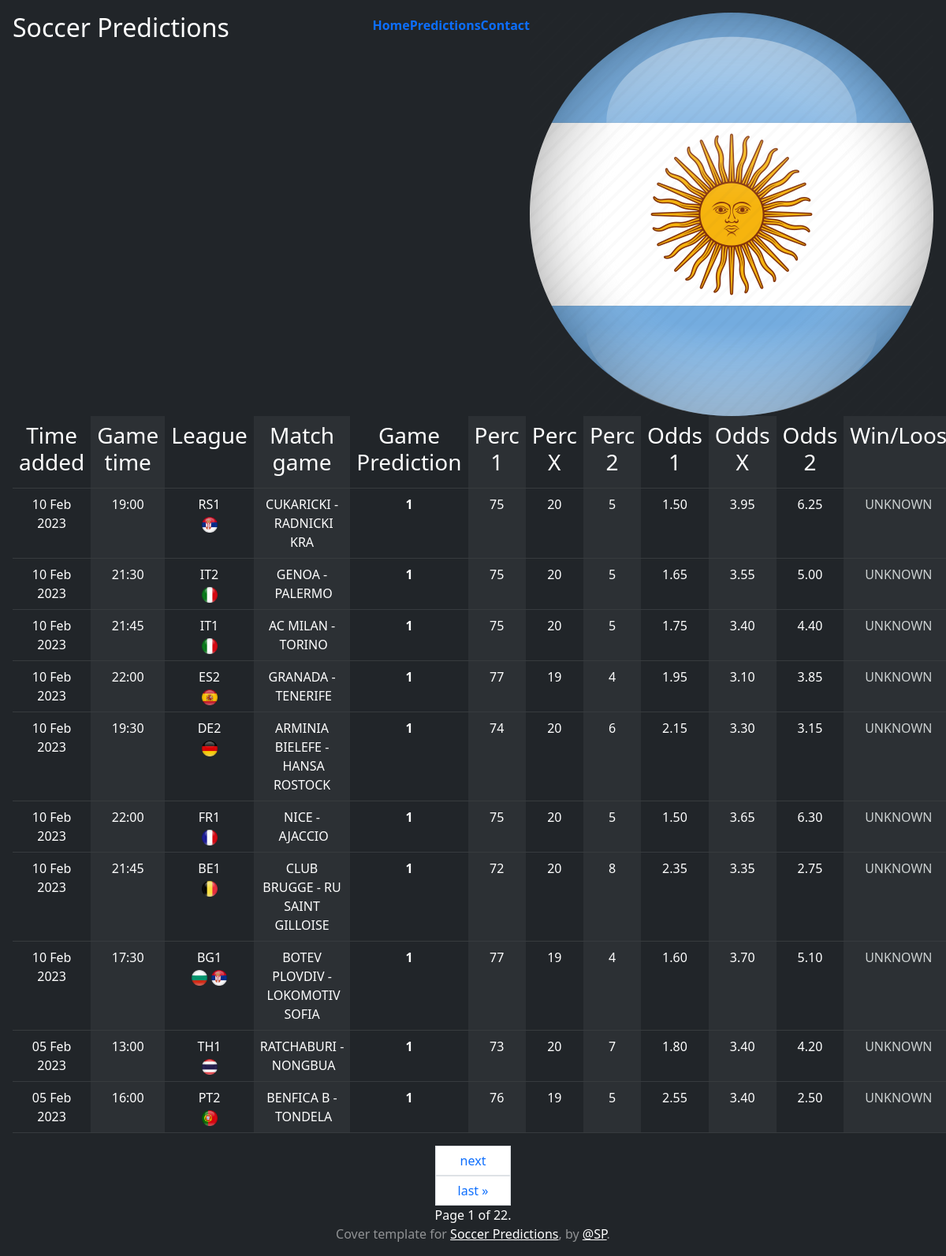
The page /predictions/ on the database its author committed.
### soccer_prediction/predictions/models.py (models this page shows)
class MatchGamePrediction(models.Model):
    league = models.CharField(max_length=10)
    time = models.CharField(max_length=10)
    match_game = models.CharField(max_length=30)
    prediction_for_1 = models.PositiveIntegerField()
    prediction_for_x = models.PositiveIntegerField()
    prediction_for_2 = models.PositiveIntegerField()
    general_prediction = models.CharField(max_length=10)
    odds_1 = models.CharField(max_length=10)
    odds_X = models.CharField(max_length=10)
    odds_2 = models.CharField(max_length=10)
    general_prediction_and_outcome = models.CharField(max_length=10, default="UNKNOWN")
    time_added = models.DateTimeField(auto_now_add=True)
    class Meta:
        ordering = ["-time_added", "time", ]

### soccer_prediction/predictions/views.py (the view)
# urls.py: path('predictions/', PredictionsListView.as_view(), name='predictions'),
class PredictionsListView(ListView):
    paginate_by = 10
    model = MatchGamePrediction
    template_name = 'predictions.html'
    def get_paginated_matches(self):
        page = self.request.GET.get('page', 1)
        now = timezone.now()
        match_game_prediction = MatchGamePrediction.objects.all()
        paginator = Paginator(match_game_prediction, self.paginate_by)
        return paginator.get_page(page)
    def get_context_data(self, **kwargs):
        context = super().get_context_data(**kwargs)
        context['match_game_prediction'] = self.get_paginated_matches()
        return context

### templates/predictions.html (shortened to what this page needs)
{% extends 'base.html' %}
{% load static %}
{% block page_content %}
    {% load tz %}
    <body>
    <table class="table table-dark table-striped-columns">
        <tr>
            <td><h3>Time added</h3></td>
            <td><h3>Game time</h3></td>
            <td><h3>League</h3></td>
            <td><h3>Match game</h3></td>
            <td><h3>Game Prediction</h3></td>
            <td><h3>Perc 1</h3></td>
            <td><h3>Perc X</h3></td>
            <td><h3>Perc 2</h3></td>
            <td><h3>Odds 1</h3></td>
            <td><h3>Odds X</h3></td>
            <td><h3>Odds 2</h3></td>
            <td><h3>Win/Loos</h3></td>
        </tr>
        {% for game in match_game_prediction %}
            <tr>
            <td>{{ game.time_added|date:"d M Y" }}</td>
            <td>{{ game.time }}</td>
            <td>{{ game.league }}<br>
                {% if game.league == "ENL" or game.league == "ENP" or game.league == "ENF" or game.league == "ENB" or game.league == "ENC" or game.league == "EN1" or game.league == "EN2" %}
                    <img class="flag" src={% static 'img/eng_flag.png' %} style="width: 20px" alt="flag">
                {% elif game.league == "ES1" or game.league == "ES2" or game.league == "ESC" or game.league == "ESS" %}
                    <img src={% static 'img/spain_flag.png' %} width="20" height="20" alt="flag">
                {% elif game.league == "PT1" or game.league == "PT2" or game.league == "PTC" %}
                    <img src={% static 'img/portugal_flag.png' %} width="20" height="20" alt="flag">
                {% elif game.league == "IT1" or game.league == "IT2" or game.league == "ITC" %}
                    <img src={% static 'img/italy_flag.png' %} width="20" height="20" alt="flag">
                {% elif game.league == "NL1" or game.league == "NL2" or game.league == "NLC" %}
                    <img src={% static 'img/netherland_flag.png' %} width="20" height="20" alt="flag">
                {% elif game.league == "BE1" or game.league == "BE2" or game.league == "BEC" %}
                    <img src={% static 'img/belgium_flag.png' %} width="20" height="20" alt="flag">
                {% elif game.league == "FR1" or game.league == "FR2" or game.league == "FRC" %}
                    <img src={% static 'img/france_flag.png' %} width="20" height="20" alt="flag">
                {% elif game.league == "IL1" or game.league == "IL2" or game.league == "ILC" %}
                    <img src={% static 'img/israel_flag.png' %} width="20" height="20" alt="flag">
                {% elif game.league == "GR1" or game.league == "GR2" or game.league == "GRC" %}
                    <img src={% static 'img/greece_flag.png' %} width="20" height="20" alt="flag">
                {% elif game.league == "MX1" or game.league == "MX2" or game.league == "MXC" %}
                    <img src={% static 'img/mexico_flag.png' %} width="20" height="20" alt="flag">
                {% elif game.league == "TR1" or game.league == "TR2" or game.league == "TRC" %}
                    <img src={% static 'img/turkey_flag.png' %} width="20" height="20" alt="flag">
                {% elif game.league == "SCL" or game.league == "SCP" or game.league == "SCF" or game.league == "SCB" or game.league == "SCC" or game.league == "SC1" or game.league == "SC2" %}
                    <img src={% static 'img/scotland_flag.png' %} width="20" height="20" alt="flag">
                {% elif game.league == "CYC" or game.league == "CY1" or game.league == "CY2" %}
                    <img src={% static 'img/cyprus_flag.png' %} width="20" height="20" alt="flag">
                {% elif game.league == "ZAC" or game.league == "ZA1" or game.league == "ZA2" %}
                    <img src={% static 'img/rsa_flag.png' %} width="20" height="20" alt="flag">
                {% elif game.league == "CHC" or game.league == "CH1" or game.league == "CH2" %}
                    <img src={% static 'img/switzerland_flag.png' %} width="20" height="20" alt="flag">
                {% elif game.league == "DEC" or game.league == "DE1" or game.league == "DE2" %}
                    <img src={% static 'img/germany_flag.png' %} width="20" height="20" alt="flag">
                {% elif game.league == "ROC" or game.league == "RO1" or game.league == "RO2" %}
                    <img src={% static 'img/romania_flag.png' %} width="20" height="20" alt="flag">
                {% elif game.league == "CLC" or game.league == "CL1" or game.league == "CL2" %}
                    <img src={% static 'img/chili_flag.png' %} width="20" height="20" alt="flag">
                {% elif game.league == "THC" or game.league == "TH1" or game.league == "TH2" %}
                    <img src={% static 'img/thailand_flag.png' %} width="20" height="20" alt="flag">
                {% elif game.league == "HUC" or game.league == "HU1" or game.league == "HU2" %}
                    <img src={% static 'img/hungary_flag.png' %} width="20" height="20" alt="flag">
                {% elif game.league == "ARC" or game.league == "AR1" or game.league == "AR2" %}
                    <img src={% static 'img/argentina_flag.png' %} width="20" height="20" alt="flag">
                {% elif game.league == "COC" or game.league == "CO1" or game.league == "CO2" %}
                    <img src={% static 'img/columbia_flag.png' %} width="20" height="20" alt="flag">
                {% elif game.league == "HRC" or game.league == "HR1" or game.league == "HR2" %}
                    <img src={% static 'img/croatia2_flag.png' %} width="20" height="20" alt="flag">
                {% elif game.league == "PLC" or game.league == "PL1" or game.league == "PL2" %}
                    <img src={% static 'img/poland_flag.png' %} width="20" height="20" alt="flag">
                {% elif game.league == "CZC" or game.league == "CZ1" or game.league == "CZ2" %}
                    <img src={% static 'img/czech_flag.png' %} width="20" height="20" alt="flag">
                {% elif game.league == "ATC" or game.league == "АТ1" or game.league == "АТ2" %}
                    <img src={% static 'img/austria_flag.png' %} width="20" height="20" alt="flag">
                {% elif game.league == "UYC" or game.league == "UY1" or game.league == "UY2" %}
                    <img src={% static 'img/uruguay_flag.png' %} width="20" height="20" alt="flag">
                {% elif game.league == "RSC" or game.league == "RS1" or game.league == "RS2" %}
                    <img src={% static 'img/serbia_flag.png' %} width="20" height="20" alt="flag">
                {% elif game.league == "BGC" or game.league == "BG1" or game.league == "BG2" %}
                    <img src={% static 'img/bulgaria_flag.png' %} width="20" height="20" alt="flag">
                    <img src={% static 'img/serbia_flag.png' %} width="20" height="20" alt="flag">
                {% elif game.league == "SWC" or game.league == "SW1" or game.league == "SW2" %}
                    <img src={% static 'img/sweden_flag.png' %} width="20" height="20" alt="flag">
                {% else %}
                    <img src={% static 'img/football_flag.png' %} width="20" height="20" alt="flag">
                {% endif %}
            </td>
            <td>{{ game.match_game }}</td>
            <td><b>{{ game.general_prediction }}</b></td>
            <td>{{ game.prediction_for_1 }}</td>
            <td>{{ game.prediction_for_x }}</td>
            <td>{{ game.prediction_for_2 }}</td>
            <td>{{ game.odds_1|floatformat:2 }}</td>
            <td>{{ game.odds_X|floatformat:2 }}</td>
            <td>{{ game.odds_2|floatformat:2 }}</td>
            <td>
                {% if game.general_prediction_and_outcome == "WIN" %}
                    <p style="color:#28B463">WIN</p>
                {% elif game.general_prediction_and_outcome == "LOOSE" %}
                    <p style="color:#FF0000">LOOSE</p>
                {% elif game.general_prediction_and_outcome == "UNKNOWN" %}
                    <p style="color:#CCD1D1">UNKNOWN</p>
                {% endif %}
            </td>
        {% endfor %}
        </tr>
    </table>
    <nav aria-label="Page navigation example">
        <div class="pagination justify-content-center">
    <span>
        {% if page_obj.has_next %}
            <a class="page-link" href="?page={{ match_game_prediction.next_page_number }}">next</a>
            <a class="page-link" href="?page={{ match_game_prediction.paginator.num_pages }}">last &raquo;</a>
        {% endif %}
        <span class="page-item">
            Page {{ match_game_prediction.number }} of {{ match_game_prediction.paginator.num_pages }}.
        </span>
    </span>
        </div>
    </nav>
    </body>
{% endblock %}

### rows shown on the page
MatchGamePrediction: time_added "10 Feb 2023", time "19:00", league "RS1", match_game "CUKARICKI - RADNICKI KRA", general_prediction "1", prediction_for_1 "75", prediction_for_x "20", prediction_for_2 "5", odds_1 "1.50", odds_X "3.95", odds_2 "6.25", general_prediction_and_outcome "UNKNOWN"
MatchGamePrediction: time_added "10 Feb 2023", time "21:30", league "IT2", match_game "GENOA - PALERMO", general_prediction "1", prediction_for_1 "75", prediction_for_x "20", prediction_for_2 "5", odds_1 "1.65", odds_X "3.55", odds_2 "5.00", general_prediction_and_outcome "UNKNOWN"
MatchGamePrediction: time_added "10 Feb 2023", time "21:45", league "IT1", match_game "AC MILAN - TORINO", general_prediction "1", prediction_for_1 "75", prediction_for_x "20", prediction_for_2 "5", odds_1 "1.75", odds_X "3.40", odds_2 "4.40", general_prediction_and_outcome "UNKNOWN"
MatchGamePrediction: time_added "10 Feb 2023", time "22:00", league "ES2", match_game "GRANADA - TENERIFE", general_prediction "1", prediction_for_1 "77", prediction_for_x "19", prediction_for_2 "4", odds_1 "1.95", odds_X "3.10", odds_2 "3.85", general_prediction_and_outcome "UNKNOWN"
MatchGamePrediction: time_added "10 Feb 2023", time "19:30", league "DE2", match_game "ARMINIA BIELEFE - HANSA ROSTOCK", general_prediction "1", prediction_for_1 "74", prediction_for_x "20", prediction_for_2 "6", odds_1 "2.15", odds_X "3.30", odds_2 "3.15", general_prediction_and_outcome "UNKNOWN"
MatchGamePrediction: time_added "10 Feb 2023", time "22:00", league "FR1", match_game "NICE - AJACCIO", general_prediction "1", prediction_for_1 "75", prediction_for_x "20", prediction_for_2 "5", odds_1 "1.50", odds_X "3.65", odds_2 "6.30", general_prediction_and_outcome "UNKNOWN"
MatchGamePrediction: time_added "10 Feb 2023", time "21:45", league "BE1", match_game "CLUB BRUGGE - RU SAINT GILLOISE", general_prediction "1", prediction_for_1 "72", prediction_for_x "20", prediction_for_2 "8", odds_1 "2.35", odds_X "3.35", odds_2 "2.75", general_prediction_and_outcome "UNKNOWN"
MatchGamePrediction: time_added "10 Feb 2023", time "17:30", league "BG1", match_game "BOTEV PLOVDIV - LOKOMOTIV SOFIA", general_prediction "1", prediction_for_1 "77", prediction_for_x "19", prediction_for_2 "4", odds_1 "1.60", odds_X "3.70", odds_2 "5.10", general_prediction_and_outcome "UNKNOWN"
MatchGamePrediction: time_added "05 Feb 2023", time "13:00", league "TH1", match_game "RATCHABURI - NONGBUA", general_prediction "1", prediction_for_1 "73", prediction_for_x "20", prediction_for_2 "7", odds_1 "1.80", odds_X "3.40", odds_2 "4.20", general_prediction_and_outcome "UNKNOWN"
MatchGamePrediction: time_added "05 Feb 2023", time "16:00", league "PT2", match_game "BENFICA B - TONDELA", general_prediction "1", prediction_for_1 "76", prediction_for_x "19", prediction_for_2 "5", odds_1 "2.55", odds_X "3.40", odds_2 "2.50", general_prediction_and_outcome "UNKNOWN"

### other values the page prints
{{ match_game_prediction.number }} "1"
{{ match_game_prediction.paginator.num_pages }} "22"
